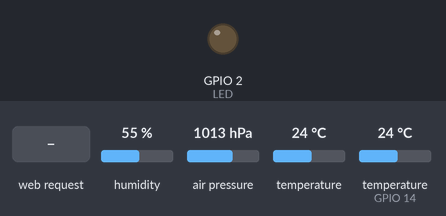
Bench run of a sketch on a simulated ESP8266 (NodeMCU). Shown: output pins drawn as LEDs (lit = HIGH). The inputs (shaded band) are chosen by the test bench; at power-on: humidity 55 %, air pressure 1013 hPa, temperature 24 °C, temperature (sensor on GPIO 14) 24 °C. WiFi joins after 1.5 s; servers stay silent unless stated; what the sketch prints to the serial monitor is not drawn.

Above: at 2.7 s.
2.8 s: HTTP request GET /readADC received
At 4.0 s:
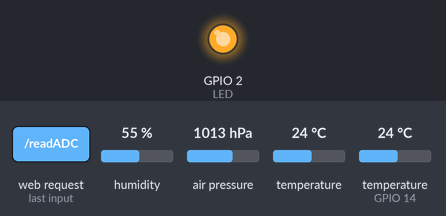
Timing chart, 0 to 5.8 s (numbered marks = the images above; inputs shaded):
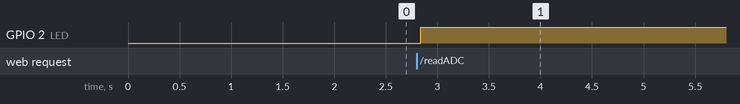

The sketch:

weather_sensing.ino
```cpp
#include <ESP8266WiFi.h>
#include <WiFiClient.h>
#include <ESP8266WebServer.h>
#include <SFE_BMP180.h>
#include <Wire.h>

#include "index.h" //Our HTML webpage contents with javascripts
#include "DHTesp.h" //DHT11 Library for ESP

#define LED 2 //On board LED
#define DHTpin 14 //D5 of NodeMCU is GPIO14

SFE_BMP180 pressure;

#define ALTITUDE 1655.0 // Altitude in meters

DHTesp dht;

//SSID and Password of your WiFi router
const char* ssid = "KL-UNIVERSITY4";
const char* password = "";

ESP8266WebServer server(80); //Server on port 80

void handleRoot() {
String s = MAIN_page; //Read HTML contents
server.send(200, "text/html", s); //Send web page
}

float humidity, temperature;

void handleADC() {
char status;
double T,P,p0,a;
double Tdeg, Tfar, phg, pmb;

status = pressure.startTemperature();
if (status != 0)
{
// Wait for the measurement to complete:
delay(status);
status = pressure.getTemperature(T);
if (status != 0)
{
// Print out the measurement:
Serial.print("temperature: ");
Serial.print(T,2);
Tdeg = T;
Serial.print(" deg C, ");
Tfar = (9.0/5.0)*T+32.0;
Serial.print((9.0/5.0)*T+32.0,2);
Serial.println(" deg F");

status = pressure.startPressure(3);
if (status != 0)
{
// Wait for the measurement to complete:
delay(status);
status = pressure.getPressure(P,T);
if (status != 0)
{
// Print out the measurement:
Serial.print("absolute pressure: ");
Serial.print(P,2);
pmb = P;
Serial.print(" mb, ");
phg = P*0.0295333727;
Serial.print(P*0.0295333727,2);
Serial.println(" inHg");

p0 = pressure.sealevel(P,ALTITUDE); // we're at 1655 meters (Boulder, CO)
Serial.print("relative (sea-level) pressure: ");
Serial.print(p0,2);
Serial.print(" mb, ");
Serial.print(p0*0.0295333727,2);
Serial.println(" inHg");

a = pressure.altitude(P,p0);
Serial.print("computed altitude: ");
Serial.print(a,0);
Serial.print(" meters, ");
Serial.print(a*3.28084,0);
Serial.println(" feet");
}
else Serial.println("error retrieving pressure measurement\n");
}
else Serial.println("error starting pressure measurement\n");
}
else Serial.println("error retrieving temperature measurement\n");
}
else Serial.println("error starting temperature measurement\n");


int rain1 = analogRead(A0);
int rain;
if(rain1 < 230)
{
  Serial.println("raining\n");
  rain = 1;
}
else
{
  Serial.println("Not raining\n");
  rain = 0;
}
//Create JSON data
String data = "{\"Rain\":\""+String(rain)+"\",\"Pressuremb\":\""+String(pmb)+"\",\"Pressurehg\":\""+String(phg)+"\", \"Temperature\":\""+ String(temperature) +"\", \"Humidity\":\""+ String(humidity) +"\"}";

digitalWrite(LED,!digitalRead(LED)); //Toggle LED on data request ajax
server.send(200, "text/plane", data); //Send ADC value, temperature and humidity JSON to client ajax request

delay(dht.getMinimumSamplingPeriod());

humidity = dht.getHumidity();
temperature = dht.getTemperature();

Serial.print("H:");
Serial.println(humidity);
Serial.print("T:");
Serial.println(temperature); //dht.toFahrenheit(temperature));
Serial.print("R:");
Serial.println(rain);
}

void setup()
{
Serial.begin(115200);
Serial.println();

// dht11 Sensor

dht.setup(DHTpin, DHTesp::DHT11); //for DHT11 Connect DHT sensor to GPIO 17
pinMode(LED,OUTPUT);

//BMP180 Sensor
if (pressure.begin())
Serial.println("BMP180 init success");
else
{
Serial.println("BMP180 init fail\n\n");
while(1); // Pause forever.
}

WiFi.begin(ssid, password); //Connect to your WiFi router
Serial.println("");

// Wait for connection
while (WiFi.status() != WL_CONNECTED) {
delay(500);
Serial.print(".");
}

//If connection successful show IP address in serial monitor
Serial.println("");
Serial.print("Connected to ");
Serial.println(ssid);
Serial.print("IP address: ");
Serial.println(WiFi.localIP()); //IP address assigned to your ESP

server.on("/", handleRoot); //Which routine to handle at root location. This is display page
server.on("/readADC", handleADC); //This page is called by java Script AJAX

server.begin(); //Start server
Serial.println("HTTP server started");
}

void loop()
{
server.handleClient(); //Handle client requests
}
```

index.h
```cpp
const char MAIN_page[] PROGMEM = R"=====(
<!DOCTYPE html>
<html>
<head>
<title>WEATHER</title>
</head>
<style>
@import url(https://fonts.googleapis.com/css?family=Montserrat);
@import url(https://fonts.googleapis.com/css?family=Advent+Pro:400,200);
*{margin: 0;padding: 0;}

body{
background:#544947;
font-family:Montserrat,Arial,sans-serif;
}
h2{
font-size:14px;
}
.widget{
box-shadow:0 40px 10px 5px rgba(0,0,0,0.4);
margin:100px auto;
height: 330px;
position: relative;
width: 500px;
}

.upper{
border-radius:5px 5px 0 0;
background:#f5f5f5;
height:200px;
padding:20px;
}

.date{
font-size:40px;
}
.year{
font-size:30px;
color:#c1c1c1;
}
.place{
color:#222;
font-size:40px;
}
.lower{
background:#00A8A9;
border-radius:0 0 5px 5px;
font-family:'Advent Pro';
font-weight:200;
height:130px;
width:100%;
}
.clock{
background:#00A8A9;
border-radius:100%;
box-shadow:0 0 0 15px #f5f5f5,0 10px 10px 5px rgba(0,0,0,0.3);
height:150px;
position:absolute;
right:25px;
top:-35px;
width:150px;
}

.hour{
background:#f5f5f5;
height:50px;
left:50%;
position: absolute;
top:25px;
width:4px;
}

.min{
background:#f5f5f5;
height:65px;
left:50%;
position: absolute;
top:10px;
transform:rotate(100deg);
width:4px;
}

.min,.hour{
border-radius:5px;
transform-origin:bottom center;
transition:all .5s linear;
}

.infos{
list-style:none;
}
.info{
color:#fff;
float:left;
height:100%;
padding-top:10px;
text-align:center;
width:25%;
}
.info span{
display: inline-block;
font-size:40px;
margin-top:20px;
}
.weather p {
font-size:20px;padding:10px 0;
}
.anim{animation:fade .8s linear;}

@keyframes fade{
0%{opacity:0;}
100%{opacity:1;}
}

a{
text-align: center;
text-decoration: none;
color: white;
font-size: 15px;
font-weight: 500;
}
</style>
<body>

<div class="widget">
<div class="clock">
<div class="min" id="min"></div>
<div class="hour" id="hour"></div>
</div>
<div class="upper">
<div class="date" id="date">9 June</div>
<div class="year">Temperature</div>
<div class="place update" id="temperature">0 &deg;C</div>
</div>
<div class="lower">
<ul class="infos">
<li class="info temp">
<h2 class="title">TEMPERATURE</h2>
<span class='update' id="temp">0 &deg;C</span>
</li>
<li class="info weather">
<h2 class="title">PRESSURE</h2>
<span class="update" id="pressure">0 mb</span>
</li>
<li class="info wind">
<h2 class="title">RAIN</h2>
<span class='update' id="rain">0 %</span>
</li>
<li class="info humidity">
<h2 class="title">HUMIDITY</h2>
<span class='update' id="humidity">0 %</span>
</li>
</ul>
</div>
</div>

<script>
setInterval(drawClock, 2000);

function drawClock(){
var now = new Date();
var hour = now.getHours();
var minute = now.getMinutes();
var second = now.getSeconds();

//Date
var options = {year: 'numeric', month: 'long', day: 'numeric' };
var today = new Date();
document.getElementById("date").innerHTML = today.toLocaleDateString("en-US", options);

//hour
var hourAngle = (360*(hour/12))+((360/12)*(minute/60));
var minAngle = 360*(minute/60);
document.getElementById("hour").style.transform = "rotate("+(hourAngle)+"deg)";
//minute
document.getElementById("min").style.transform = "rotate("+(minAngle)+"deg)";

//Get Humidity Temperature and Rain Data
var xhttp = new XMLHttpRequest();
xhttp.onreadystatechange = function() {
if (this.readyState == 4 && this.status == 200) {
var txt = this.responseText;
var obj = JSON.parse(txt); //Ref: https://www.w3schools.com/js/js_json_parse.asp
document.getElementById("rain").innerHTML = obj.Rain + "";
document.getElementById("temperature").innerHTML = Math.round(obj.Temperature) + "&deg;C";
document.getElementById("temp").innerHTML = Math.round(obj.Temperature) + "&deg;C";
document.getElementById("humidity").innerHTML = Math.round(obj.Humidity) + "%";
document.getElementById("pressure").innerHTML = Math.round(obj.Pressuremb) + " mb";
}
};
xhttp.open("GET", "readADC", true); //Handle readADC server on ESP8266
xhttp.send();
}
</script>
</body>
</html>
)=====";
```

Measured:
- after the input at 2.8 s, GPIO 2 (LED): LOW → HIGH at once
